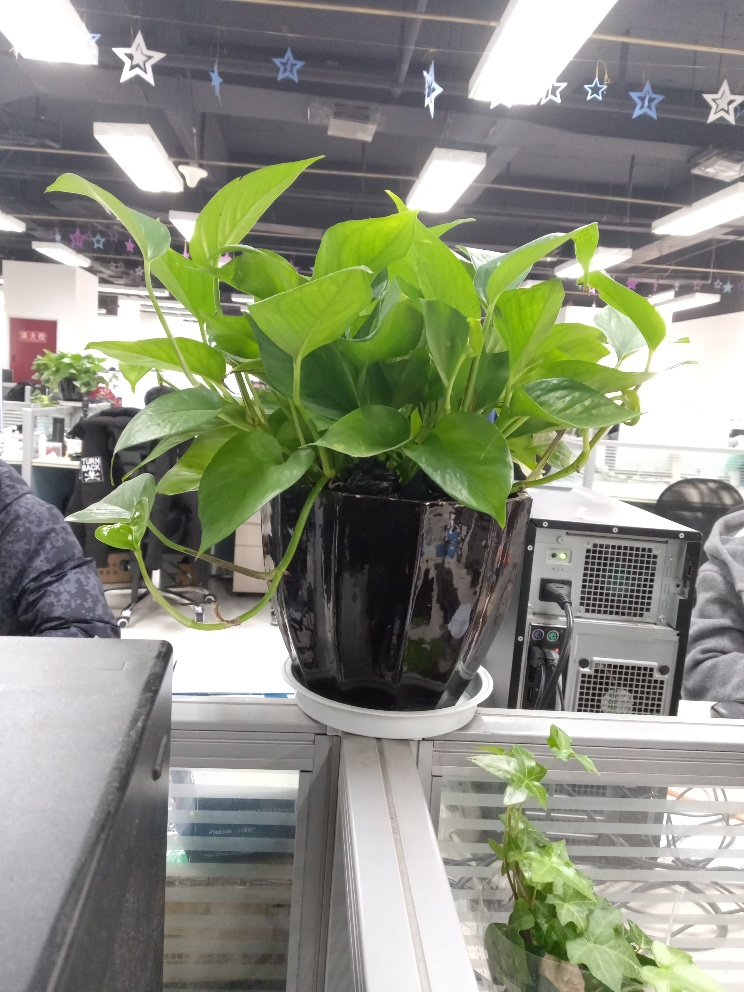
//> input picture cplusplus/basis/744x992_dst.jpg, 744 x 992 px
$ ./main   (built with g++ and OpenCV 4)
//> lines starting //> are read from the running program, lines starting //| are printed output that depends on the picture
/*
 **************************************************************************************
 *       Filename:  main.cpp
 *    Description:   source file
 *
 *        Version:  1.0
 *        Created:  2018-02-09 17:38:34
 *
 *       Revision:  initial draft;
 **************************************************************************************
 */

#include <iostream>
#include <opencv2/imgproc/imgproc.hpp>
#include <opencv2/highgui/highgui.hpp>


using namespace cv;
using namespace std;

int main(int argc, char* argv[]){
    const char* path = "../744x992_dst.jpg";
    Mat img = imread(path);
//> img is the input picture: 992 rows x 744 cols, CV_8UC3; mean B, G, R 126.3, 142.7, 138.7
    if (!img.data){
        cout << "Wrong Image" << endl;
        return -1;
    }

    Mat kern = getStructuringElement(MORPH_RECT, Size(5, 5));

    Mat erosion_img, dilate_img;
    //腐蚀
    erode(img, erosion_img, kern);
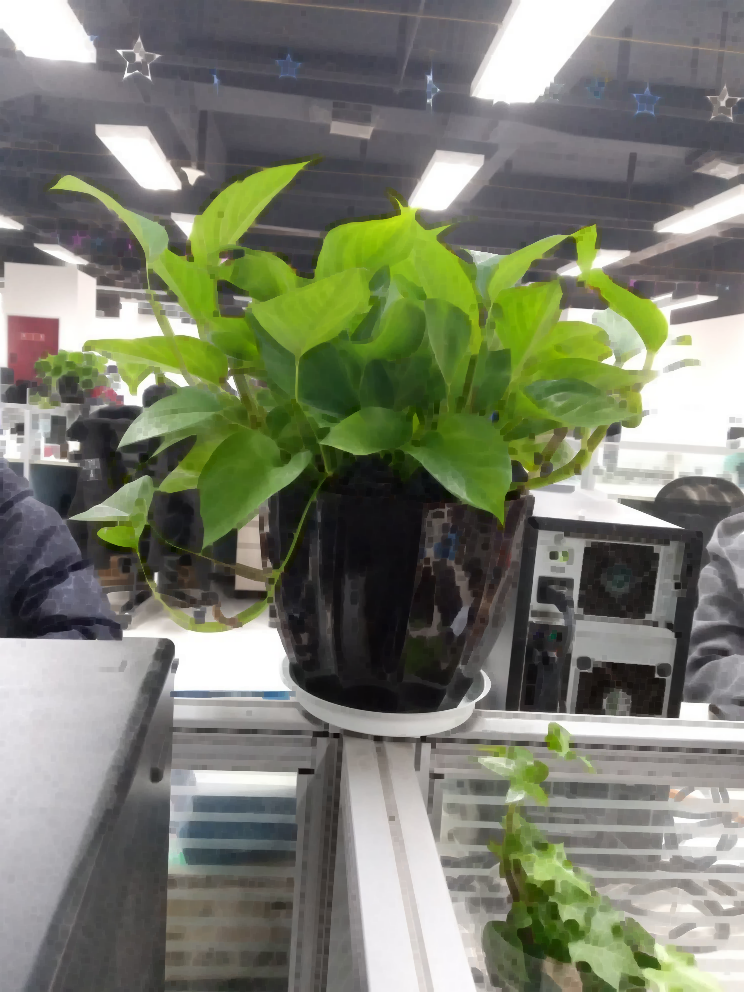
//> erosion_img: 992 rows x 744 cols, CV_8UC3; mean B, G, R 109.4, 126.1, 122
    //膨胀
    dilate(img, dilate_img, kern);
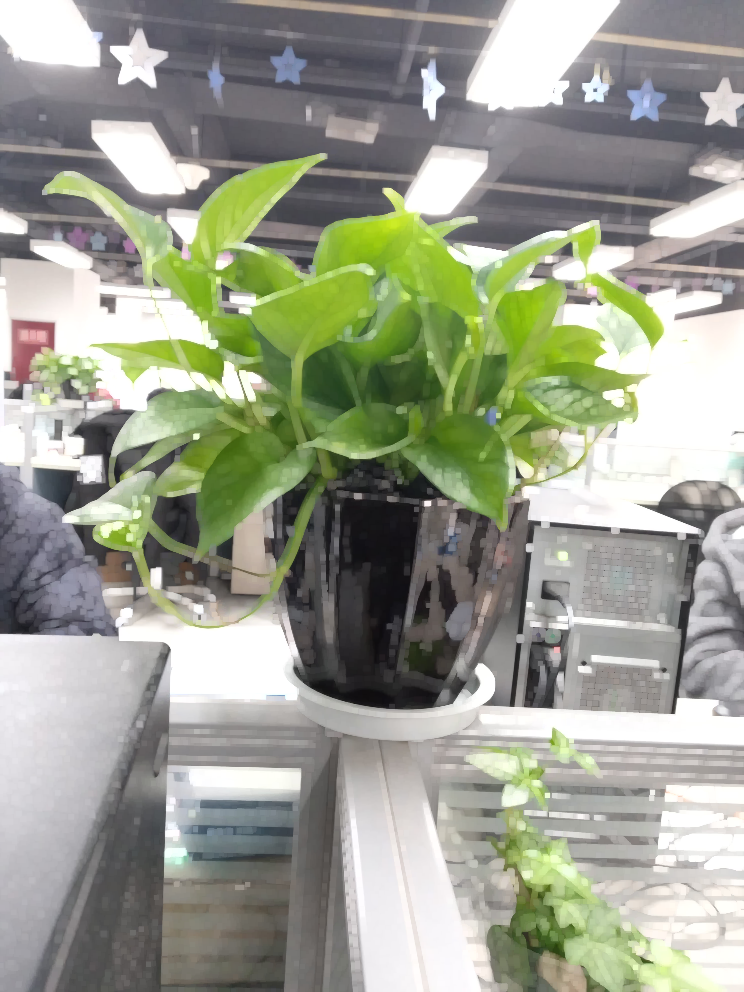
//> dilate_img: 992 rows x 744 cols, CV_8UC3; mean B, G, R 144.1, 159.8, 156

    imshow("original image", img);
    imshow("erosion image", erosion_img);
    imshow("dilate image", dilate_img);


    Mat open_mat, close_mat, gradient_mat, tophat_mat, blackhat_mat;
    morphologyEx(img, open_mat, MORPH_OPEN, kern);
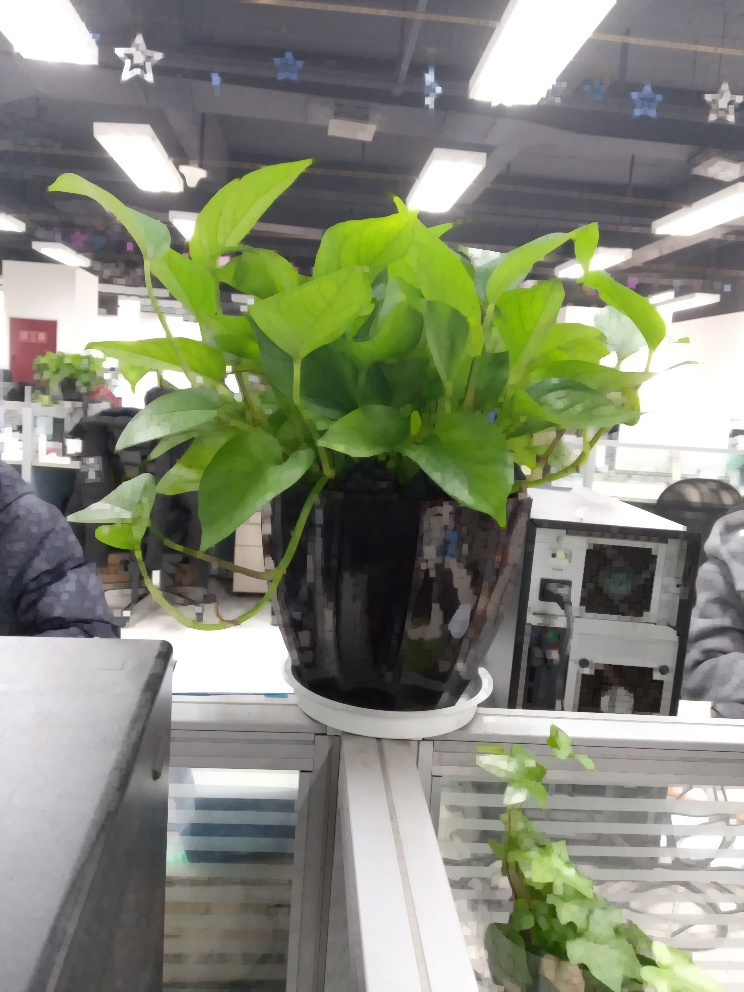
//> open_mat: 992 rows x 744 cols, CV_8UC3; mean B, G, R 121, 137.7, 133.6
    morphologyEx(img, close_mat, MORPH_CLOSE, kern);
    morphologyEx(img, gradient_mat, MORPH_GRADIENT, kern);
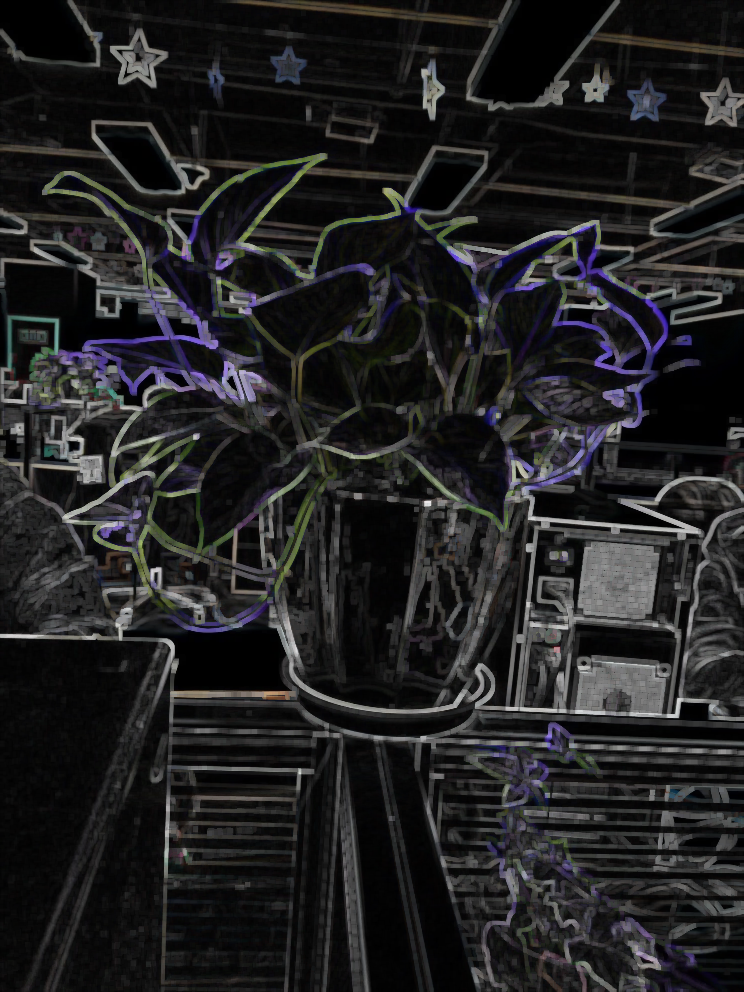
//> gradient_mat: 992 rows x 744 cols, CV_8UC3; mean B, G, R 34.7, 33.8, 34
    morphologyEx(img, tophat_mat, MORPH_TOPHAT, kern);
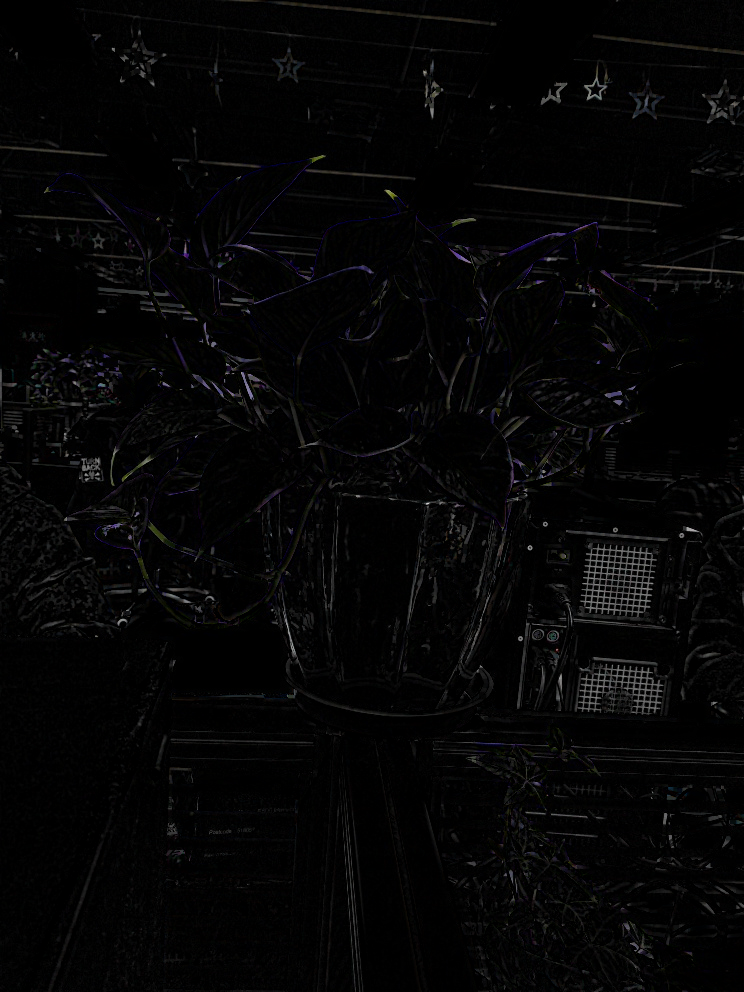
//> tophat_mat: 992 rows x 744 cols, CV_8UC3; mean B, G, R 5.3, 5, 5.1
    morphologyEx(img, blackhat_mat, MORPH_BLACKHAT, kern);
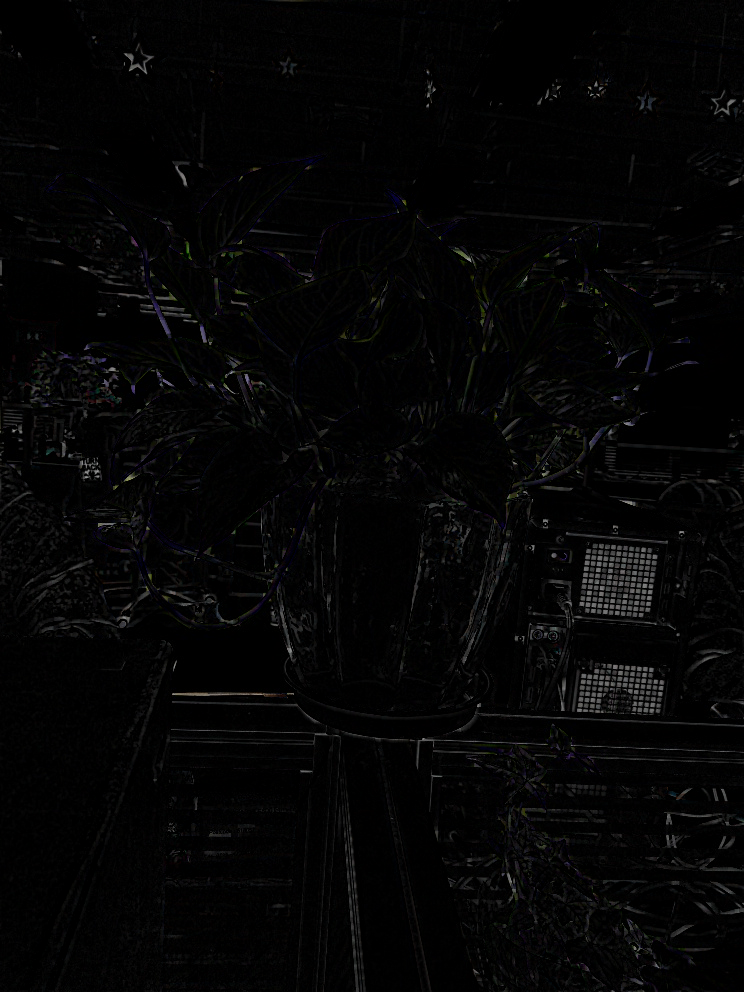
//> blackhat_mat: 992 rows x 744 cols, CV_8UC3; mean B, G, R 4.8, 4.7, 4.7

    imshow("Opening", open_mat);
    imshow("Closing", close_mat);
    imshow("Grandient", gradient_mat);
    imshow("Tohat", tophat_mat);
    imshow("Black", blackhat_mat);

    cvWaitKey(0);
    return 0;
}


/********************************** END **********************************************/

$ run again, with cplusplus/basis/648x1152_dst.jpg copied over cplusplus/basis/744x992_dst.jpg
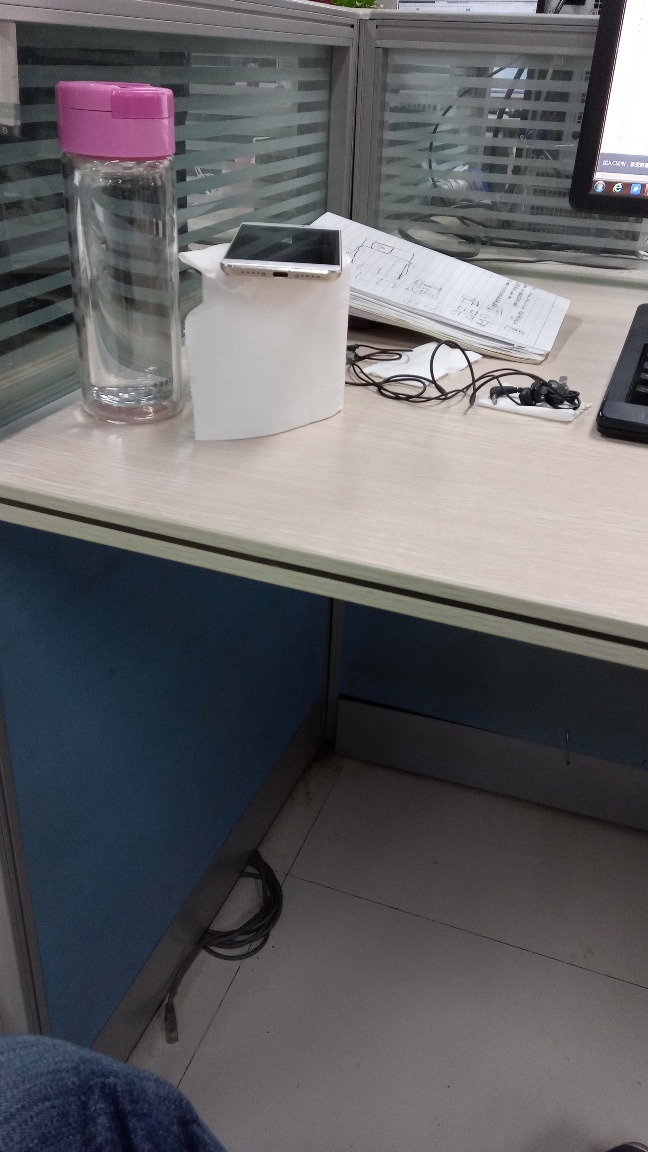
//> input picture cplusplus/basis/648x1152_dst.jpg, 648 x 1152 px
//> img is the input picture: 1152 rows x 648 cols, CV_8UC3; mean B, G, R 101.4, 98.5, 99.1
//> `morphologyEx(img, gradient_mat, MORPH_GRADIENT, kern);`:
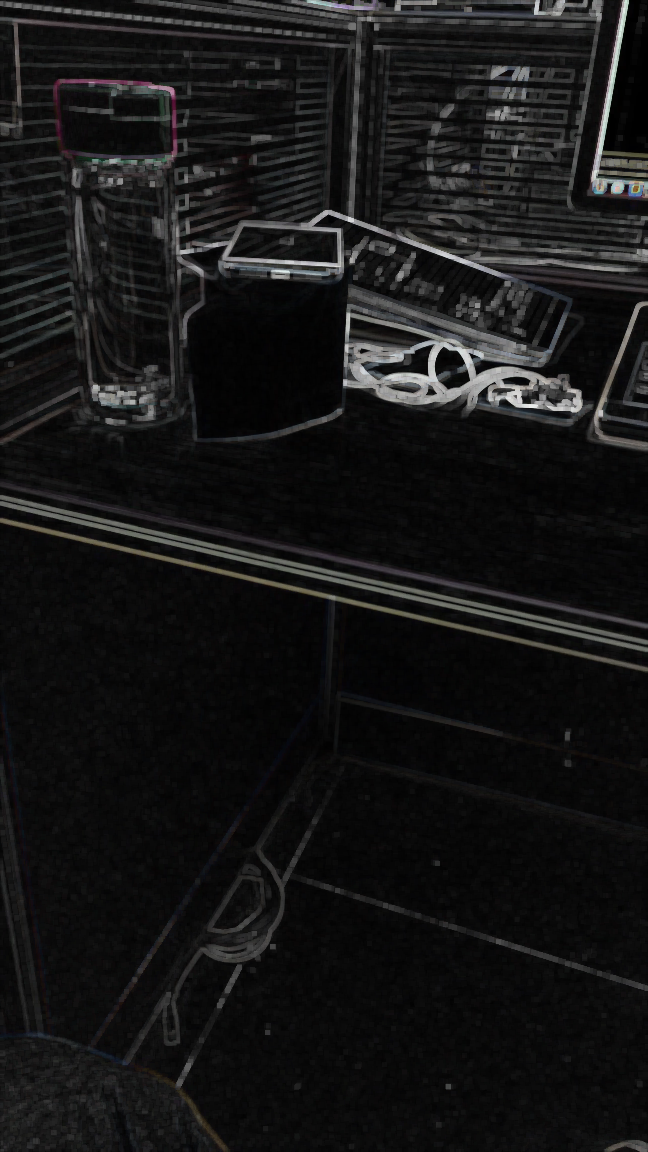
//> gradient_mat: 1152 rows x 648 cols, CV_8UC3; mean B, G, R 22.2, 22.1, 22.2
//> `morphologyEx(img, tophat_mat, MORPH_TOPHAT, kern);`:
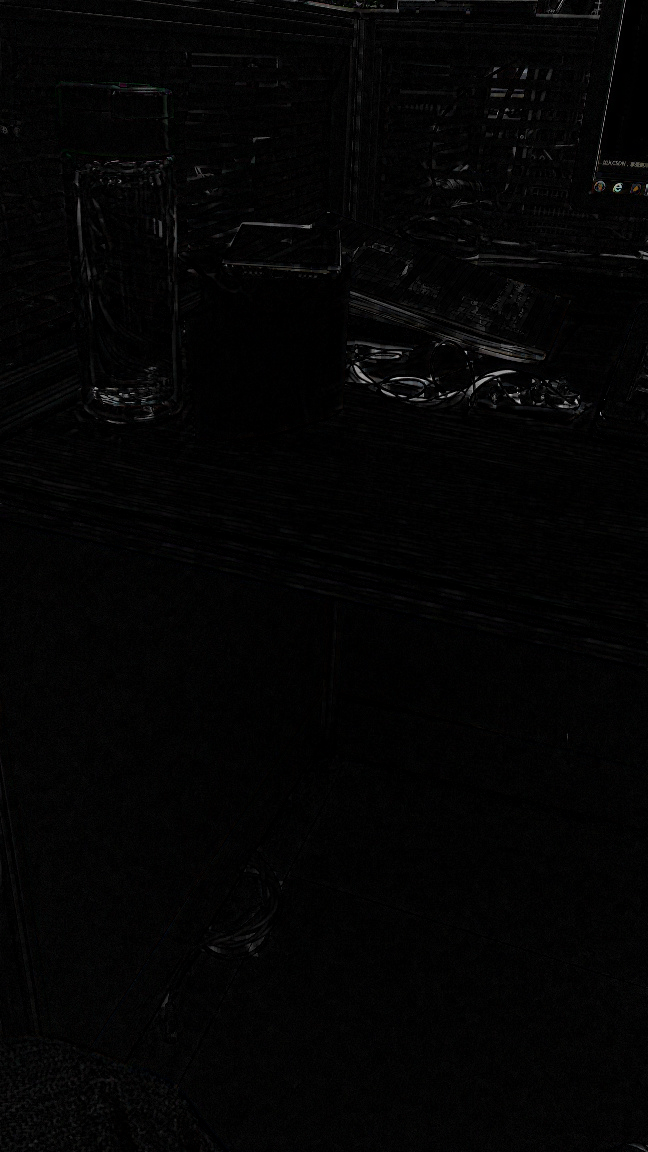
//> tophat_mat: 1152 rows x 648 cols, CV_8UC3; mean B, G, R 3.9, 3.9, 3.9
